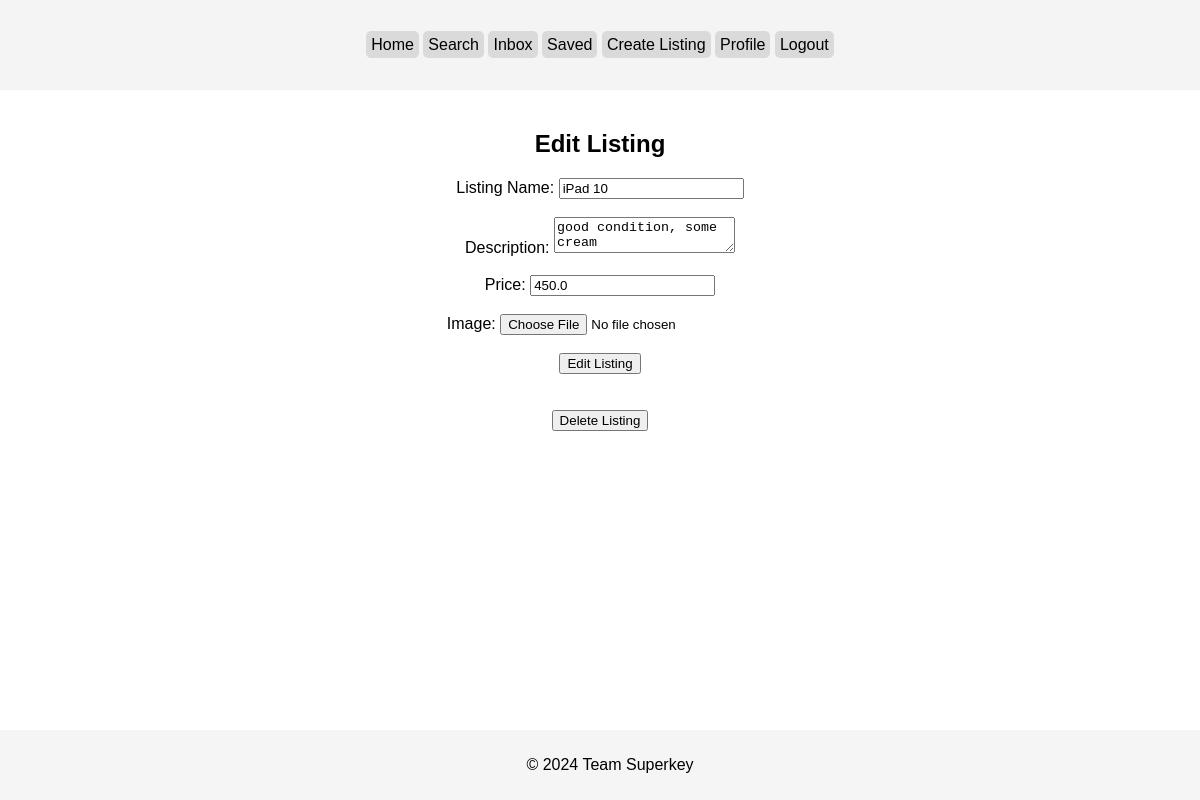
The app's page /listing/1/edit (signed in), older data.
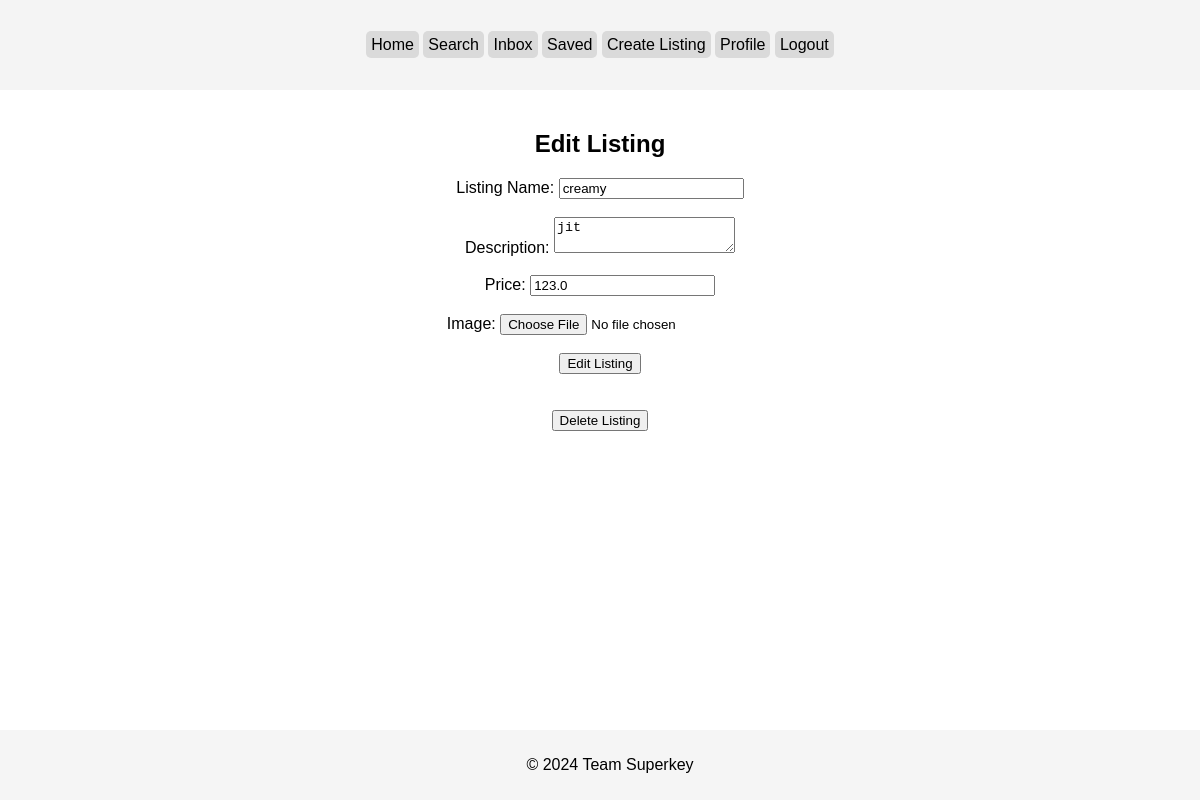
The same page, newer data.
### tables this page shows
CREATE TABLE listings (
            id INTEGER PRIMARY KEY AUTOINCREMENT,
            name TEXT NOT NULL,
            description TEXT,
            price REAL NOT NULL,
            image_path TEXT,
            dateposted TEXT NOT NULL,
            seller_id INTEGER NOT NULL,
            FOREIGN KEY (seller_id) REFERENCES users(id)
            
        );

### app.py (the view, shortened to what this page needs)
@app.route('/listing/<id>/edit', methods=['GET', 'POST'])
@login_required
def edit_listing(id):
    conn = get_db_connection()
    listing = conn.execute("SELECT * FROM listings WHERE id = :id", {'id': id}).fetchone()
    seller = conn.execute("SELECT * FROM users WHERE id = :id", {'id': listing['seller_id']}).fetchone()
    if current_user.id != seller['id']:
        return redirect(url_for('show_listing', id=id))
    conn.close()
    return render_template('edit_listing.html', listing=listing, sellerusername=seller.username)

### app.py (called while the page is built)
def get_db_connection():
    return db_session()

@login_manager.user_loader
def load_user(user_id):
    session = get_db_connection()
    user = session.execute('SELECT * FROM users WHERE id = :user_id', {'user_id': user_id}).fetchone()
    session.close()
    if user:
        return User(user['id'], user['username'])
    return None

@app.teardown_appcontext
def shutdown_session(exception=None):
    db_session.remove()

@app.context_processor
def unread_message_count():
    if current_user.is_authenticated:
        conn = get_db_connection()
        unread_count = conn.execute("""
            SELECT COUNT(*) AS unread_count
            FROM messages
            WHERE chat_id IN (
                SELECT chat_id
                FROM chats
                WHERE (buyer_id = :user_id OR seller_id = :user_id)
            ) AND read_status = "0" AND sender_id != :user_id
        """, {'user_id': current_user.id}).fetchone()
        conn.close()
        return (unread_count)
    return {'unread_count': 0}

### templates/edit_listing.html
{% extends 'base.html' %} {% block title %}Saved | HawkSwap{% endblock %} {%
block content %}
<h2>Edit Listing</h2>
<form action="/listing/{{ listing.id }}/edit" method="post">
  <label for="name">Listing Name:</label>
  <input
    type="text"
    id="name"
    name="name"
    value="{{ listing.name }}"
    required
  /><br /><br />
  <label for="description">Description:</label>
  <textarea id="description" name="description">
{{ listing.description }}</textarea
  ><br /><br />
  <label for="price">Price:</label>
  <input
    type="number"
    id="price"
    name="price"
    step="0.01"
    value="{{ listing.price }}"
    required
  /><br /><br />
  <label for="image">Image:</label>
  <input type="file" name="image" id="image" /> <br /><br />
  <input type="submit" value="Edit Listing" />
</form>
<br /><br />
<form action="/listing/{{ listing.id }}/delete" method="post">
  <input type="submit" value="Delete Listing" />
</form>
{% endblock %}

Row changes from the older to the newer data that the page shows:
changed listings: name "iPad 10" → "creamy"; description "good condition, some cream" → "jit"; price "450.0" → "123.0"
